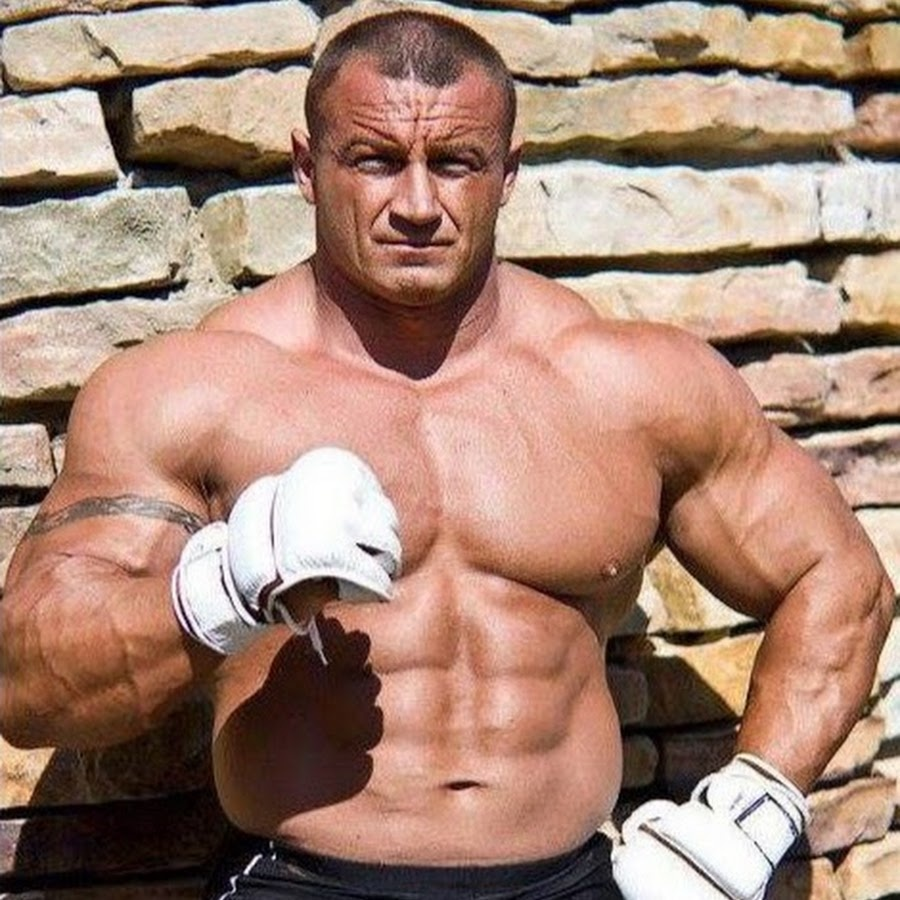
#> input picture przetwarzanie_obrazow/LAB1/pudzian.jpg, 900 x 900 px; the run also reads 1 picture not shown here
$ python LAB3.2.py
#> lines starting #> are read from the running program, lines starting #| are printed output that depends on the picture; pictures that were not available may be replaced by others from this repository, and a replacement may not be noted
import cv2
import numpy as np
path = "C:\\Users\\wojda\\OneDrive\\Dokumenty\\GitHub\\skryptowe_jezyki_LAB\\przetwarzanie_obrazow\\LAB1"
cv2.samples.addSamplesDataSearchPath(path)

video = cv2.VideoCapture(cv2.samples.findFile("greenfilmik.MOV"))
replacement_bg = cv2.imread(cv2.samples.findFile("pudzian.jpg"))
#> replacement_bg is the input picture: shape (900, 900, 3); mean B, G, R 117.4, 133.6, 166.7

# zdefiniowanie dolnego i górnego zielonego
lower_green = (0, 100, 0)
upper_green = (100, 255, 130)


while True:
  # Odczyt klatek
  success, frame = video.read()
  frame = cv2.resize(frame, (640, 480))
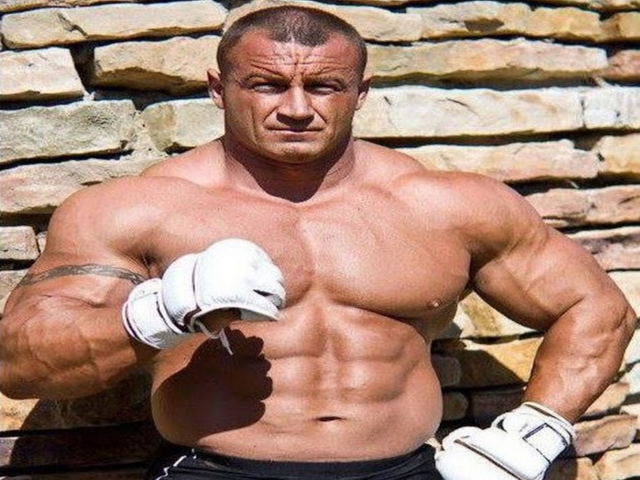
#> frame: shape (480, 640, 3); mean B, G, R 117.3, 133.4, 166.6
  frame=cv2.rotate(frame, cv2.ROTATE_90_CLOCKWISE)
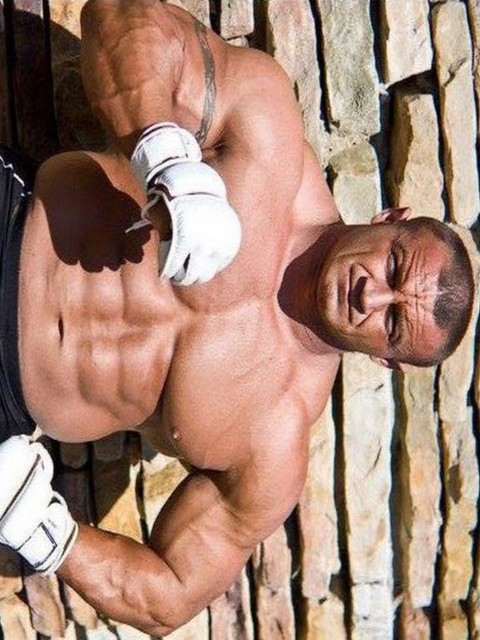
#> frame: shape (640, 480, 3); mean B, G, R 117.3, 133.4, 166.6
  frame=cv2.rotate(frame, cv2.ROTATE_90_CLOCKWISE)
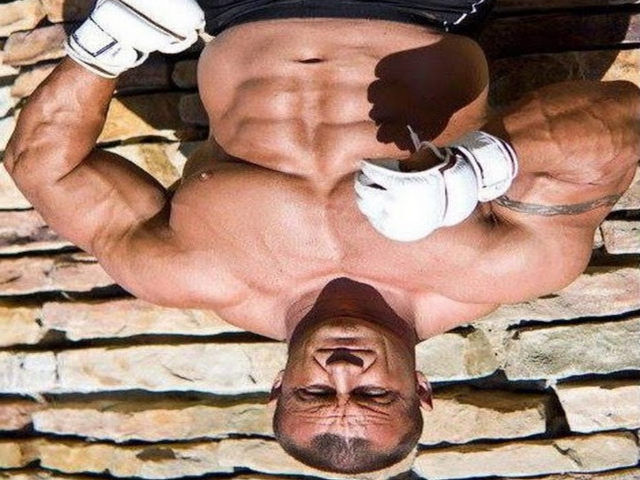
#> frame: shape (480, 640, 3); mean B, G, R 117.3, 133.4, 166.6
  replacement_bg = cv2.resize(replacement_bg, (640, 480))
#> replacement_bg: shape (480, 640, 3)
  # Jeśli skończyły się klatki break z pętli
  if not success:
    break

  # Maska zawierająca tylko zielony
  mask = cv2.inRange(frame, lower_green, upper_green)
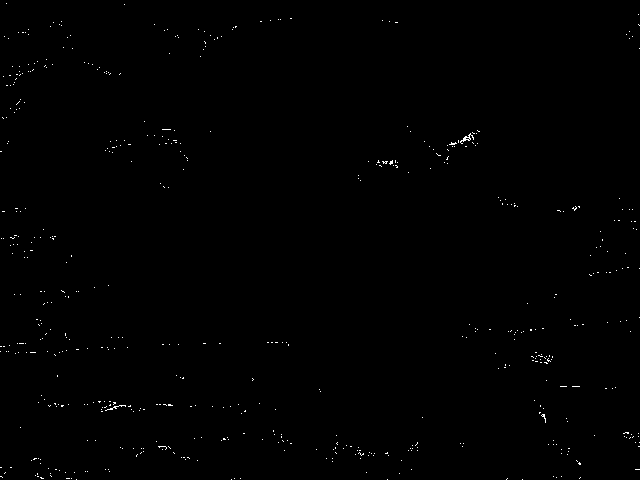
#> mask: shape (480, 640); 0.33% white in thin lines or dots

  # zamiana zielonego na białe pixele
  frame[mask > 0] = (255, 255, 255)

  # resize zdjęcia żeby pasowało rozmiarem do klatki
  replacement_bg = cv2.resize(replacement_bg, (frame.shape[1], frame.shape[0]))
# SKopiowane tła na klatkę z użyciem maski żeby skopowiać tylko pixele gdzie usuwany jest zielony
  frame[mask > 0] = replacement_bg[mask > 0]
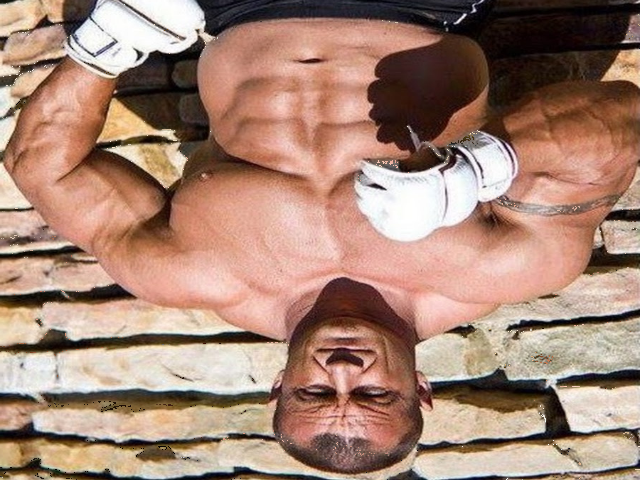
#> frame: shape (480, 640, 3); mean B, G, R 117.3, 133.5, 166.7

  cv2.imshow('frame', frame)

  # Bez tego program nie działa
  if cv2.waitKey(1) & 0xFF == ord('q'):
#> (key q is pressed here)
    break

video.release()

cv2.destroyAllWindows()
